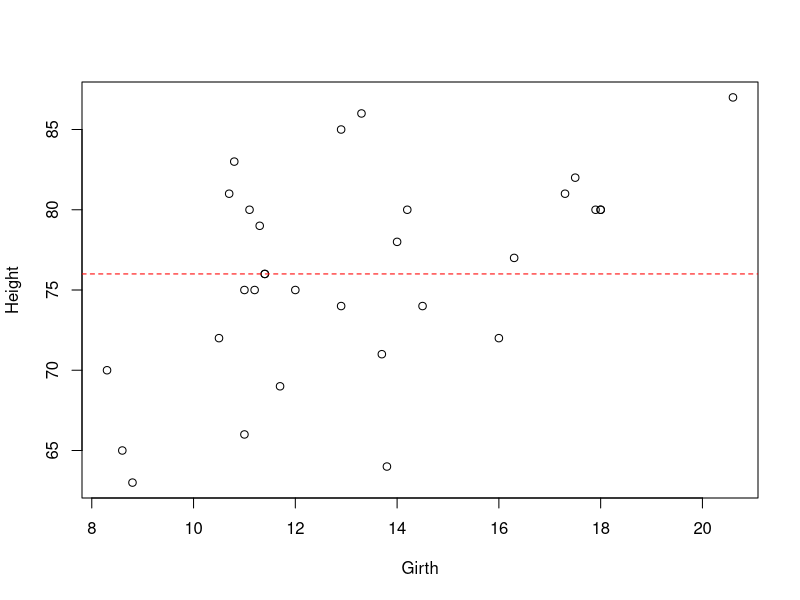
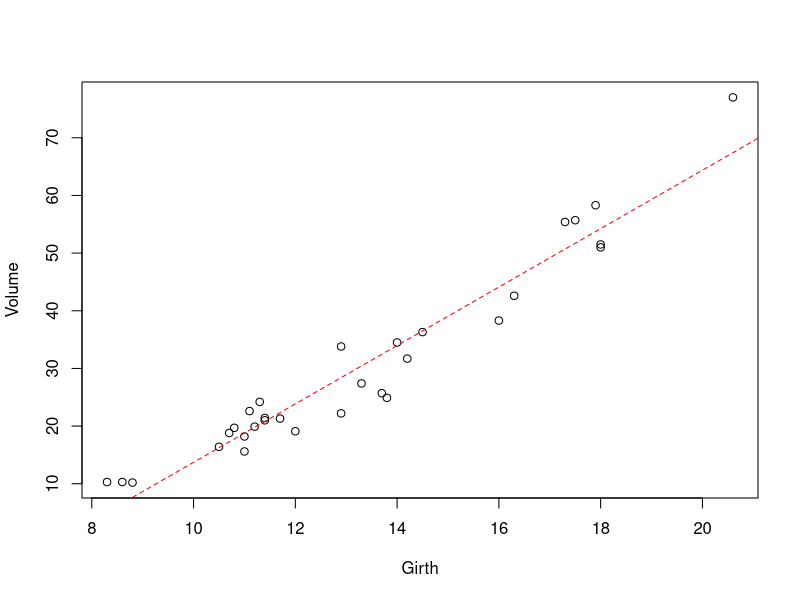
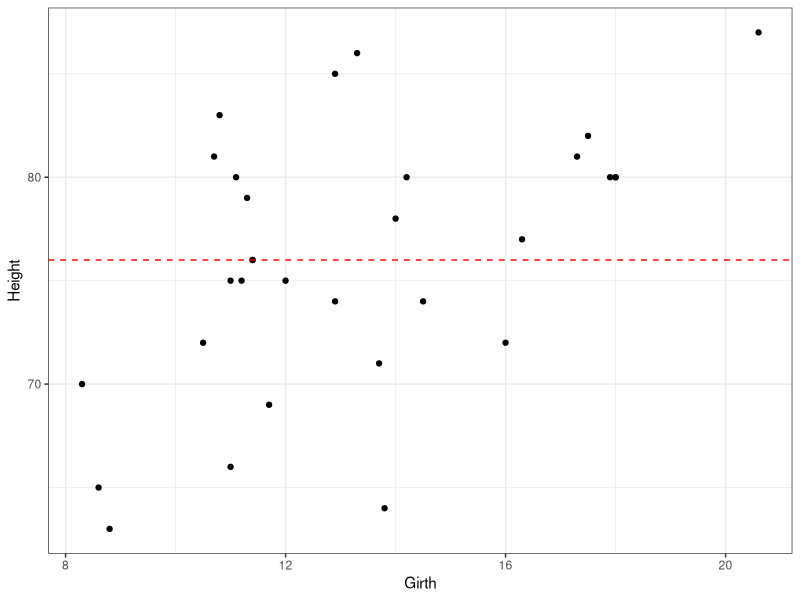
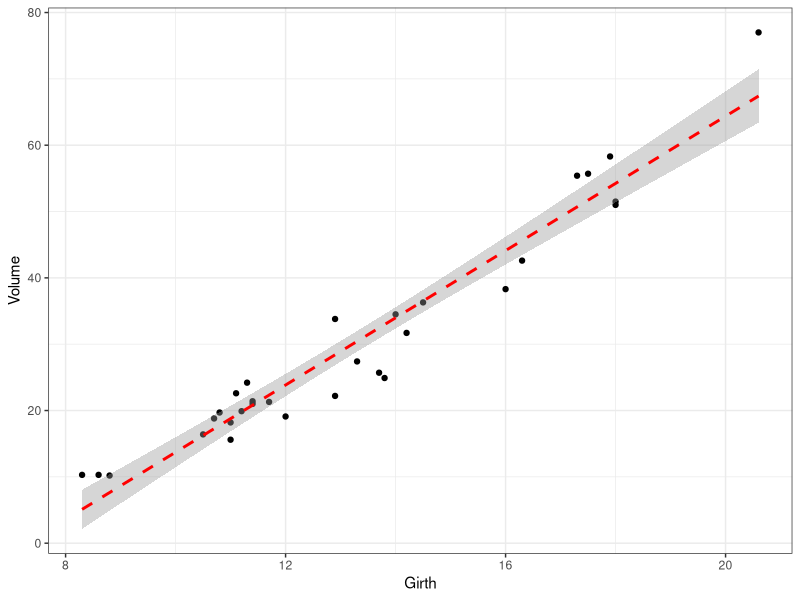
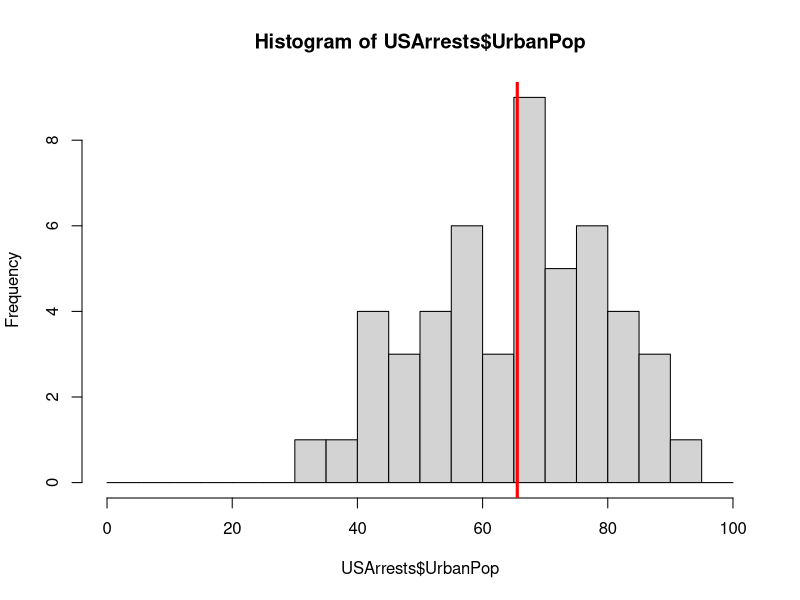
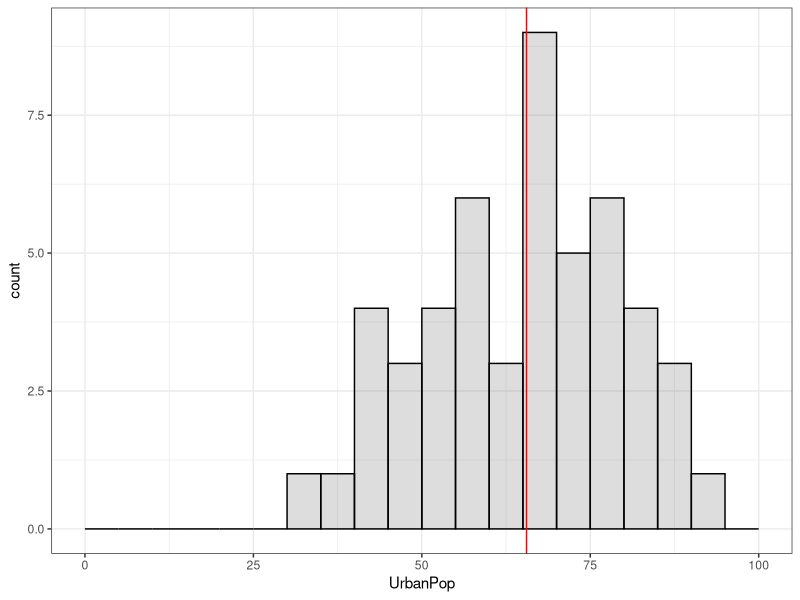
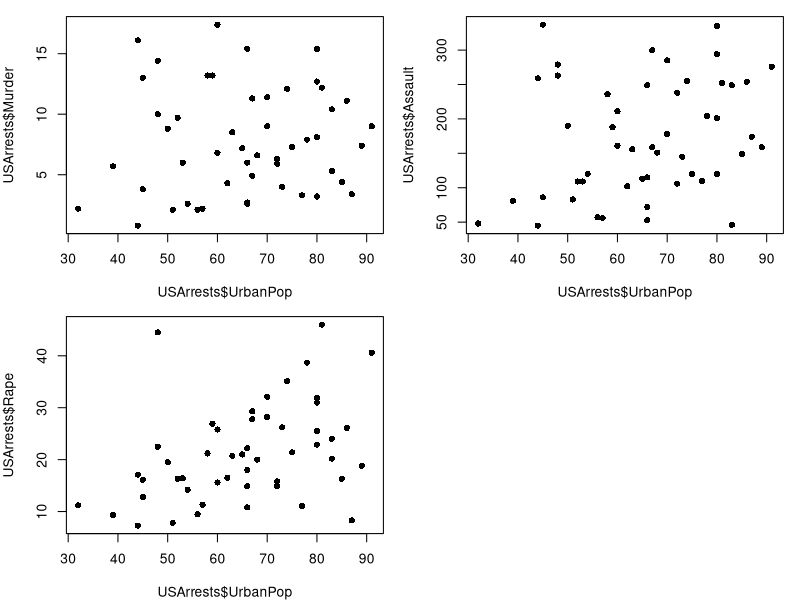
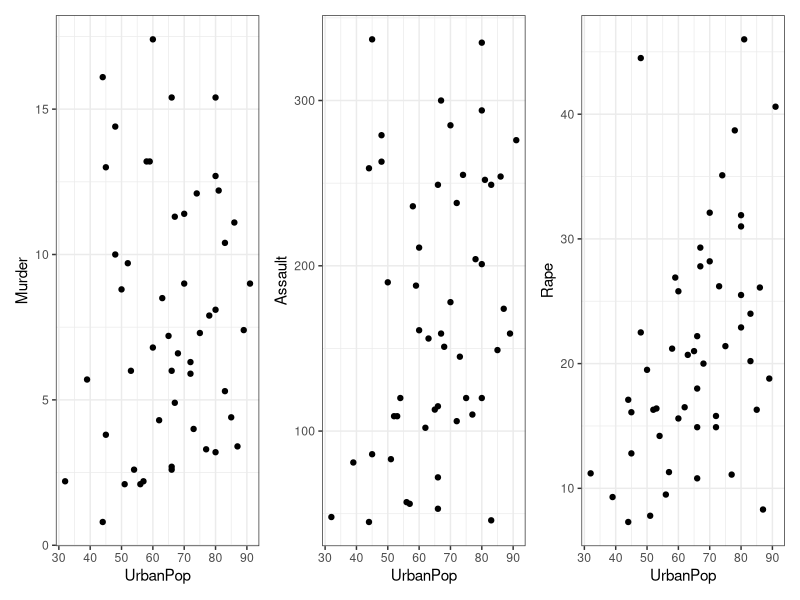

The R source for these figures, in order:
## ---- chunk 1
library(ggplot2)
library(tidyverse)
theme_set(theme_bw())
## ---- chunk 2
head(trees,6)
## ---- chunk 3
names(trees)
## ---- chunk 4
dim(trees)
## ---- chunk 5
# base R solution
plot(trees$Girth, trees$Height, xlab='Girth', ylab='Height')
abline(col='red',lty=2,h=mean(trees$Height))
plot(trees$Girth, trees$Volume, xlab='Girth', ylab='Volume')
fit <- lm(trees$Volume~trees$Girth)
abline(col='red',lty=2, coef(fit))
# ggplot solution
ggplot(data=trees, aes(Girth, Height))+
    geom_point()+geom_hline(col='red',yintercept=mean(trees$Height),lty=2)
ggplot(data=trees, aes(Girth, Volume))+
    geom_point()+geom_smooth(col='red',method="lm",lty=2)
## ---- chunk 6
head(USArrests,3)
## ---- chunk 7
mean(USArrests$Murder)
## ---- chunk 8
row.names(USArrests)[which.max(USArrests$Assault)]
## ---- chunk 9
USArrests80 <- subset(USArrests, UrbanPop>=80)
# or
USArrests80 <- USArrests %>% filter(UrbanPop>=80)
## ---- chunk 10
nrow(USArrests80)
## ---- chunk 11
row.names(USArrests80)[which.min(USArrests80$Rape)]
## ---- chunk 12
USArrests80[order(-USArrests80$UrbanPop),]
## ---- chunk 13
USArrests80[order(-USArrests80$UrbanPop, USArrests80$Murder),]
## ---- chunk 14
hist(USArrests$UrbanPop, breaks=seq(0,100,5))
abline(v=mean(USArrests$UrbanPop), col='red', lwd=3)
# ggplot solution
ggplot(data=USArrests, aes(x=UrbanPop))+
    geom_histogram(breaks=seq(0,100,5),color="black", alpha=.2)+
    geom_vline(xintercept = mean(USArrests$UrbanPop), col='red')
## ---- chunk 15
par(mfrow=c(2,2),mar=c(4,4,1,1))
plot(USArrests$UrbanPop,USArrests$Murder, pch=16)
plot(USArrests$UrbanPop,USArrests$Assault, pch=16)
plot(USArrests$UrbanPop,USArrests$Rape, pch=16)
## ---- chunk 16
p1 <- ggplot(data=USArrests, aes(x=UrbanPop, y=Murder))+geom_point()
p2 <- ggplot(data=USArrests, aes(x=UrbanPop, y=Assault))+geom_point()
p3 <- ggplot(data=USArrests, aes(x=UrbanPop, y=Rape))+geom_point()
library(patchwork)
p1+p2+p3
